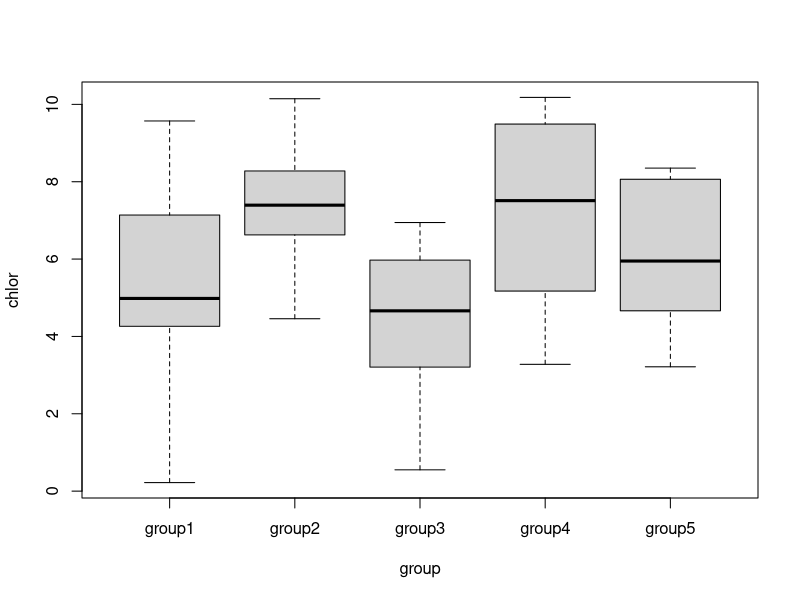

Here is the R script that generated this plot: (Note: this script raises an error after producing the figure.)
# Simple linear model with one explanatory variable

set.seed(20) # Always set seed for reproducibility
ngroup <- 5 # The number of groups (in this case, unlevelled factors)
nrep <- 10 # Number of replicates

b0 <- 6 # Intercept - the level of group1
b1 <- 1.5 # Difference between group1 and group2
b2 <- -0.5 # etc
b3 <- 1
b4 <- 0.3
sd <- 2 # Overall SD

group <- rep( c("group1", "group2", "group3", "group4", "group5"), each = nrep) # A vector of group names 
# repeated for each replicate 
eps <- rnorm(ngroup*nrep, mean = 0, sd = sd) # Error term
chlor <- b0 + b1*(group == "group2") + b2*(group == "group3") + b3*(group == "group4") + 
  b4*(group == "group5") + eps # Distribution of the data

chlorophyll <- data.frame(chlor, group) # Shows the results as a dataframe
str(chlorophyll)

m1 <- lm(chlor ~ group, data = chlorophyll) # Test the effect of group on chlorophyll
summary(m1) # Are the parameters well recovered? Not perfect, but not terrible

with(chlorophyll, boxplot(chlor~group)) # Visual aid as a boxplot

chlorgroupaov <- aov(chlor ~ group, data = chlorophyll) # For comparison purposes, run as analysis of variance so Tukey works
TukeyHSD(chlorgroupaov) # Post-hoc difference among the groups

#### How well does the model perform over the long term?
# Packages 
library(broom)
library(dplyr)
library(ggplot2)
library(purrr)
# Create a function to run the model repeatedly

fivegroupfactorfun <- function(nrep = 10, b0 = 6, b1 = -1.5, b2 = 0.5, b3 = 1, b4 = 0.3, sigma = 2){
  ngroup = 5
  group = rep(c("group1", "group2", "group3", "group4", "group5"), each = nrep)
  eps = rnorm(ngroup*nrep, 0, sigma)
  chlor = b0 + b1*(group=="group2") + b2*(group == "group3") + b3*(group == "group4") + 
    b4*(group == "group5") + eps
  chlormod = lm(chlor ~ group)
  chlormod
}

simulations <- replicate(1e3, fivegroupfactorfun(), simplify = F)

# How often do we recover the SD?

sims %>% # The simulations
  map_dbl(~summary(.x)$sigma) %>% 
  data.frame(sigma=.) %>% 
  ggplot( aes(sigma) ) +
  geom_density(fill = "blue", alpha = .5) + 
  geom_vline( xintercept = 2)

sims %>%
  map_dbl(~summary(.x)$sigma) %>%
  {. < 2} %>%
  mean() # Tell us how often the SD is underestimated
